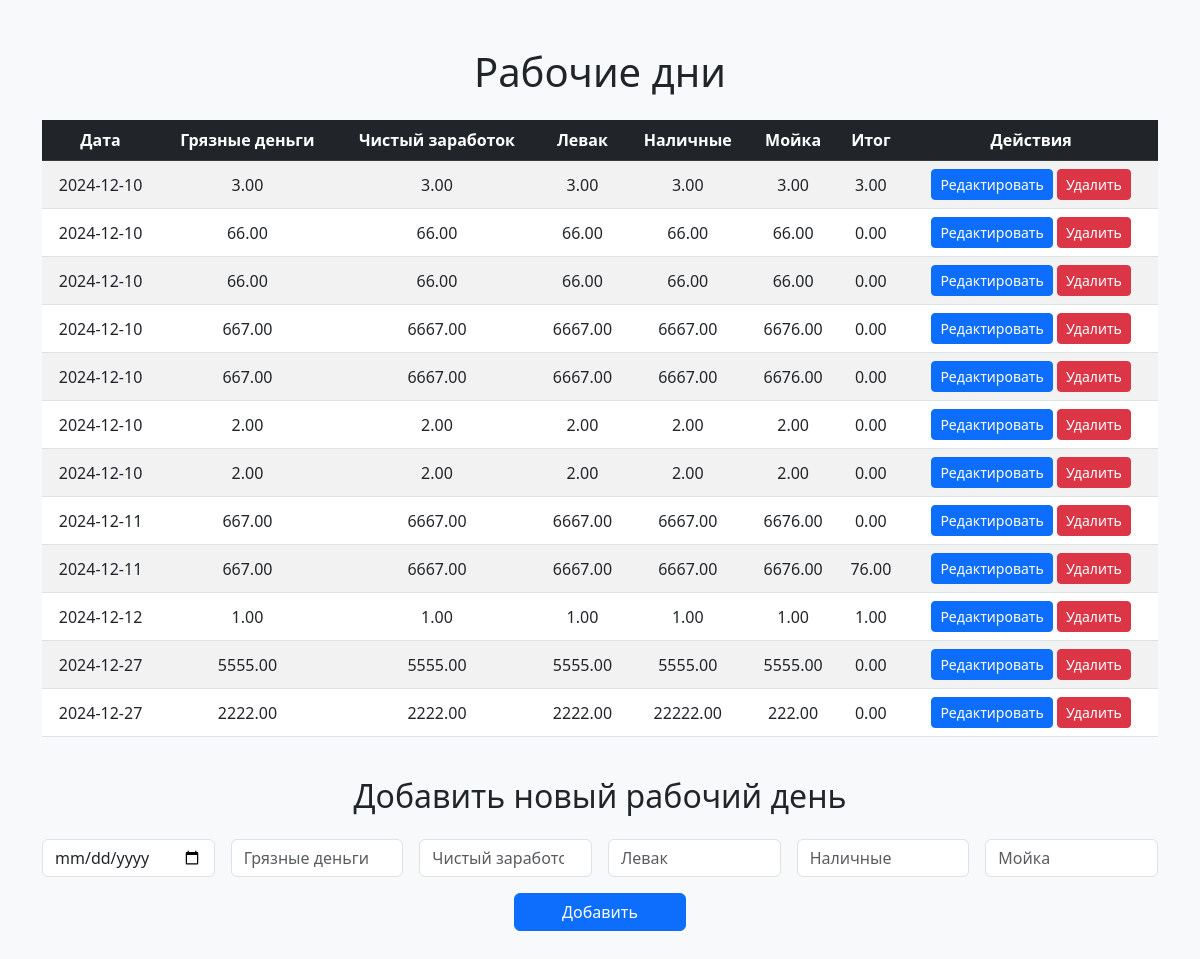
The app's page /work_days with its own data.
### models.py (models this page shows)
class WorkDay(db.Model):
    id = db.Column(db.Integer, primary_key=True)  # Уникальный ID для каждой записи
    date = db.Column(db.Date, nullable=False)  # Дата работы
    gross_income = db.Column(db.Float, nullable=False, default=0.0)  # Грязные деньги
    net_income = db.Column(db.Float, nullable=False, default=0.0)  # Чистый заработок
    extra_income = db.Column(db.Float, nullable=False, default=0.0)  # Левак (дополнительный заработок)
    cash_income = db.Column(db.Float, nullable=False, default=0.0)  # Наличные за день
    car_wash_expenses = db.Column(db.Float, nullable=False, default=0.0)  # Расходы на мойку
    total = db.Column(db.Float, nullable=False, default=0.0)  # Итог за день

### app.py (the view, shortened to what this page needs)
@app.route('/work_days', methods=['GET', 'POST'])
def work_days():
    work_days = WorkDay.query.order_by(WorkDay.date).all()
    return render_template('work_days.html', work_days=work_days)

### templates/work_days.html (shortened to what this page needs)
<!DOCTYPE html>
<html lang="ru">
<head>
    <link href="https://cdn.jsdelivr.net/npm/bootstrap@5.3.0-alpha3/dist/css/bootstrap.min.css" rel="stylesheet">
</head>
<body class="bg-light">
    <div class="container my-5">
        <h1 class="text-center mb-4">Рабочие дни</h1>
        <div class="table-responsive">
            <table class="table table-striped table-hover text-center align-middle">
                <thead class="table-dark">
                    <tr>
                        <th>Дата</th>
                        <th>Грязные деньги</th>
                        <th>Чистый заработок</th>
                        <th>Левак</th>
                        <th>Наличные</th>
                        <th>Мойка</th>
                        <th>Итог</th>
                        <th>Действия</th>
                    </tr>
                </thead>
                <tbody id="work-days-table">
                    {% for work_day in work_days %}
                    <tr data-id="{{ work_day.id }}">
                        <td>{{ work_day.date }}</td>
                        <td>{{ "%.2f"|format(work_day.gross_income) }}</td>
                        <td>{{ "%.2f"|format(work_day.net_income) }}</td>
                        <td>{{ "%.2f"|format(work_day.extra_income) }}</td>
                        <td>{{ "%.2f"|format(work_day.cash_income) }}</td>
                        <td>{{ "%.2f"|format(work_day.car_wash_expenses) }}</td>
                        <td>{{ "%.2f"|format(work_day.total) }}</td>
                        <td>
                            <button class="btn btn-primary btn-sm edit-btn" data-id="{{ work_day.id }}">Редактировать</button>
                            <button class="btn btn-danger btn-sm delete-btn" data-id="{{ work_day.id }}">Удалить</button>
                        </td>
                    </tr>
                    {% endfor %}
                </tbody>
            </table>
        </div>
        <h2 class="text-center my-4">Добавить новый рабочий день</h2>
        <form id="add-work-day-form" class="row g-3 justify-content-center">
            <div class="col-md-2"><input type="date" id="date" class="form-control" required></div>
            <div class="col-md-2"><input type="number" step="0.01" id="gross_income" class="form-control" placeholder="Грязные деньги" required></div>
            <div class="col-md-2"><input type="number" step="0.01" id="net_income" class="form-control" placeholder="Чистый заработок" required></div>
            <div class="col-md-2"><input type="number" step="0.01" id="extra_income" class="form-control" placeholder="Левак" required></div>
            <div class="col-md-2"><input type="number" step="0.01" id="cash_income" class="form-control" placeholder="Наличные" required></div>
            <div class="col-md-2"><input type="number" step="0.01" id="car_wash_expenses" class="form-control" placeholder="Мойка" required></div>
            <div class="col-md-2"><button type="submit" class="btn btn-primary w-100">Добавить</button></div>
        </form>
    </div>
</body>
</html>

### records on screen
WorkDay: date "2024-12-10", gross_income "3.00", net_income "3.00", extra_income "3.00", cash_income "3.00", car_wash_expenses "3.00", total "3.00"
WorkDay: date "2024-12-10", gross_income "66.00", net_income "66.00", extra_income "66.00", cash_income "66.00", car_wash_expenses "66.00", total "0.00"
WorkDay: date "2024-12-10", gross_income "66.00", net_income "66.00", extra_income "66.00", cash_income "66.00", car_wash_expenses "66.00", total "0.00"
WorkDay: date "2024-12-10", gross_income "667.00", net_income "6667.00", extra_income "6667.00", cash_income "6667.00", car_wash_expenses "6676.00", total "0.00"
WorkDay: date "2024-12-10", gross_income "667.00", net_income "6667.00", extra_income "6667.00", cash_income "6667.00", car_wash_expenses "6676.00", total "0.00"
WorkDay: date "2024-12-10", gross_income "2.00", net_income "2.00", extra_income "2.00", cash_income "2.00", car_wash_expenses "2.00", total "0.00"
WorkDay: date "2024-12-10", gross_income "2.00", net_income "2.00", extra_income "2.00", cash_income "2.00", car_wash_expenses "2.00", total "0.00"
WorkDay: date "2024-12-11", gross_income "667.00", net_income "6667.00", extra_income "6667.00", cash_income "6667.00", car_wash_expenses "6676.00", total "0.00"
WorkDay: date "2024-12-11", gross_income "667.00", net_income "6667.00", extra_income "6667.00", cash_income "6667.00", car_wash_expenses "6676.00", total "76.00"
WorkDay: date "2024-12-12", gross_income "1.00", net_income "1.00", extra_income "1.00", cash_income "1.00", car_wash_expenses "1.00", total "1.00"
WorkDay: date "2024-12-27", gross_income "5555.00", net_income "5555.00", extra_income "5555.00", cash_income "5555.00", car_wash_expenses "5555.00", total "0.00"
WorkDay: date "2024-12-27", gross_income "2222.00", net_income "2222.00", extra_income "2222.00", cash_income "22222.00", car_wash_expenses "222.00", total "0.00"
